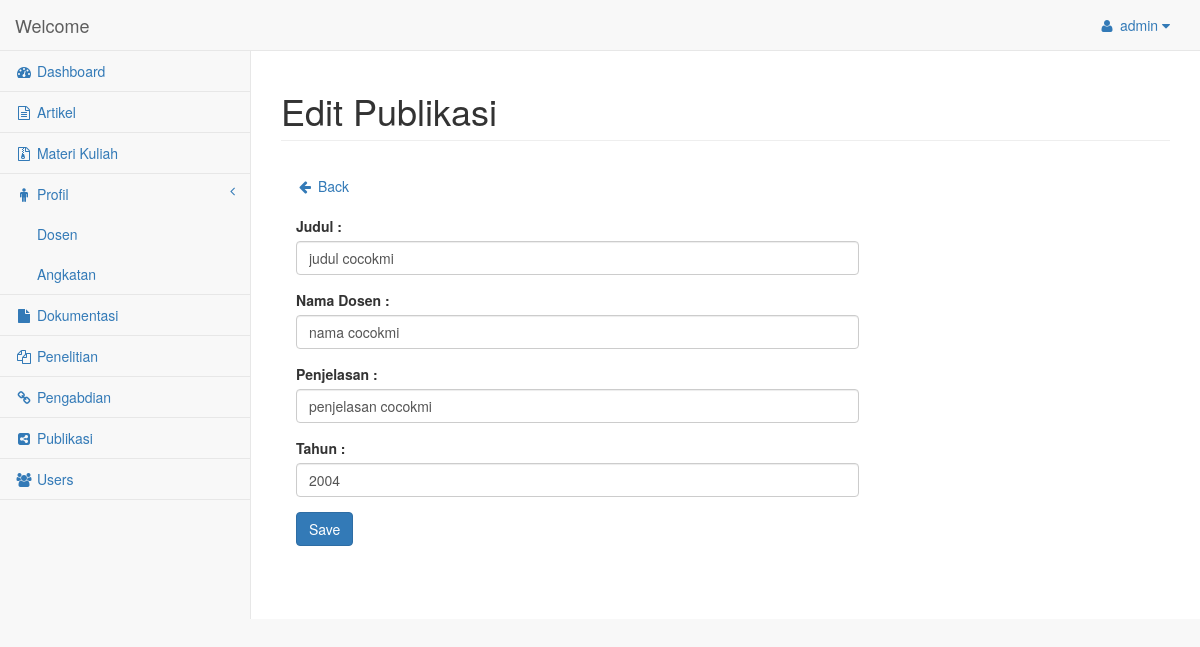
The page /editpublikasi.php?id=2 (signed in) on the database its author committed.
### tables this page shows
CREATE TABLE IF NOT EXISTS `publikasi` (
  `id` int(3) NOT NULL AUTO_INCREMENT,
  `judul` varchar(125) NOT NULL,
  `penjelasan` varchar(255) NOT NULL,
  `tahun` varchar(4) NOT NULL,
  `nama_dosen` varchar(100) NOT NULL,
  PRIMARY KEY (`id`)
);

### database.php (called while the page is built, shortened)
<?php
if (!isset($_SESSION['user'])){
  header('Location:login.php');
}else{
  $username = $_SESSION['user'];
}
?>

### editpublikasi.php (the view, shortened to what this page needs)
<?php
  require 'database.php';
    $id = null;
    if ( !empty($_GET['id'])) {
        $id = $_REQUEST['id'];
    }
    if (!empty($_POST)) {
        $nameError = null;
        $topicError = null;
        $phoneError = null;
        $emailError = null;
        $messageError = null;
        $judul = $_POST['judul'];
        $nama = $_POST['nama'];
        $tahun = $_POST['tahun'];
        $sumber = $_POST['sumber'];
        $valid = true;
        if ($valid) {
              Database::disconnect();
              $pdo = Database::connect();
              $pdo->setAttribute(PDO::ATTR_ERRMODE, PDO::ERRMODE_EXCEPTION);
              $sql = "UPDATE publikasi set judul = ?, nama_dosen = ?, tahun = ?, penjelasan = ? WHERE id = ?";
              $q = $pdo->prepare($sql);
              $q->execute(array($judul,$nama,$tahun,$sumber,$id));
              Database::disconnect();
            echo "<script> location.replace('publikasi.php'); </script>";
        }
    } else {
        $pdo = Database::connect();
        $pdo->setAttribute(PDO::ATTR_ERRMODE, PDO::ERRMODE_EXCEPTION);
        $sql = "SELECT * FROM publikasi where id = ?";
        $q = $pdo->prepare($sql);
        $q->execute(array($id));
        $data = $q->fetch(PDO::FETCH_ASSOC);
        $judul = $data['judul'];
        $nama = $data['nama_dosen'];
        $tahun = $data['tahun'];
        $sumber = $data['penjelasan'];
    }
?>
<!DOCTYPE html>
<html lang="en">
<head>
      <link href="bower_components/bootstrap/dist/css/bootstrap.min.css" rel="stylesheet">
      <link href="bower_components/metisMenu/dist/metisMenu.min.css" rel="stylesheet">
      <link href="dist/css/timeline.css" rel="stylesheet">
      <link href="dist/css/sb-admin-2.css" rel="stylesheet">
      <link href="bower_components/morrisjs/morris.css" rel="stylesheet">
      <link href="bower_components/font-awesome/css/font-awesome.min.css" rel="stylesheet" type="text/css">
</head>
<body>
    <div id="wrapper">
        <nav class="navbar navbar-default navbar-static-top" role="navigation" style="margin-bottom: 0">
            <div class="navbar-header">
                <a class="navbar-brand" href="dashboard.php">Welcome</a>
            </div>
            <ul class="nav navbar-top-links navbar-right">
                <li class="dropdown">
                    <a class="dropdown-toggle" data-toggle="dropdown" href="#">
                       <i class="fa fa-user fa-fw"></i> <?php echo $username ?> <i class="fa fa-caret-down"></i>
                    </a>
                </li>
            </ul>
            <div class="navbar-default sidebar" role="navigation">
                <div class="sidebar-nav navbar-collapse">
                    <ul class="nav" id="side-menu">
                      <li>
                          <a href="dashboard.php"><i class="fa fa-dashboard fa-fw"></i> Dashboard</a>
                      </li>
                      <li>
                          <a href="artikel.php"><i class="fa fa-file-text-o fa-fw"></i> Artikel</a>
                      </li>
                      <li>
                          <a href="materikuliah.php"><i class="fa fa-file-archive-o fa-fw"></i> Materi Kuliah</a>
                      </li>
                      <li>
                        <a href="#"><i class="fa fa-male fa-fw"></i> Profil<span class="fa arrow"></span></a>
                        <ul class="nav nav-second-level">
                          <li>
                              <a href="dosen.php">Dosen</a>
                          </li>
                          <li>
                              <a href="angkatan.php">Angkatan</a>
                          </li>
                        </ul>
                      </li>
                      <li>
                          <a href="dokumentasi.php"><i class="fa fa-file fa-fw"></i> Dokumentasi</a>
                      </li>
                      <li>
                          <a href="penelitian.php"><i class="fa fa-files-o fa-fw"></i> Penelitian</a>
                      </li>
                      <li>
                          <a href="pengabdian.php"><i class="fa fa-link fa-fw"></i> Pengabdian</a>
                      </li>
                      <li>
                          <a href="publikasi.php"><i class="fa fa-share-alt-square fa-fw"></i> Publikasi</a>
                      </li>
                      <li>
                          <a href="users.php"><i class="fa fa-users fa-fw"></i> Users</a>
                      </li>
                    </ul>
                </div>
            </div>
        </nav>
        <div id="page-wrapper">
            <div class="row">
                <div class="col-lg-12">
                    <h1 class="page-header">Edit Publikasi</h1>
                </div>
            </div>
            <div class="row">
                <div class="col-lg-12">
                    <div class="panel-body">
                        <a href="publikasi.php"><i class="fa fa-arrow-left fa-fw"></i> Back</a><br><br>
                        <div class="row">
            <div class="col-md-8">
                <form name="sentMessage" id="contactForm" action="editpublikasi.php?id=<?php echo $id?>" method="post" enctype="multipart/form-data">
                  <div class="control-group form-group">
                      <div class="controls">
                          <label>Judul :</label>
                          <input type="text" class="form-control" id="judul" name="judul" required data-validation-required-message="Please enter your name." value="<?php echo !empty($judul)?$judul:'';?>">
                      </div>
                  </div>
                  <div class="control-group form-group">
                      <div class="controls">
                          <label>Nama Dosen :</label>
                          <input type="text" class="form-control" id="name" name="nama" required data-validation-required-message="Please enter your topic." value="<?php echo !empty($nama)?$nama:'';?>">
                      </div>
                  </div>
                  <div class="control-group form-group">
                      <div class="controls">
                          <label>Penjelasan :</label>
                          <input type="text" class="form-control" id="sumber" name="sumber" required data-validation-required-message="Please enter your topic." value="<?php echo !empty($sumber)?$sumber:'';?>">
                      </div>
                  </div>
                  <div class="control-group form-group">
                      <div class="controls">
                          <label>Tahun :</label>
                          <input type="number" class="form-control" id="tahun" name="tahun" required data-validation-required-message="Please enter your name." value="<?php echo !empty($tahun)?$tahun:'';?>">
                      </div>
                  </div>
                    <button type="submit" class="btn btn-primary" id="Save">Save</button>
                </form>
            </div>
        </div>
                </div>
            </div>
        </div>
    </div>
</body>
</html>

### rows shown on the page
publikasi: judul "judul cocokmi", nama "nama cocokmi", sumber "penjelasan cocokmi", tahun "2004"

### other values the page prints
$username "admin"
